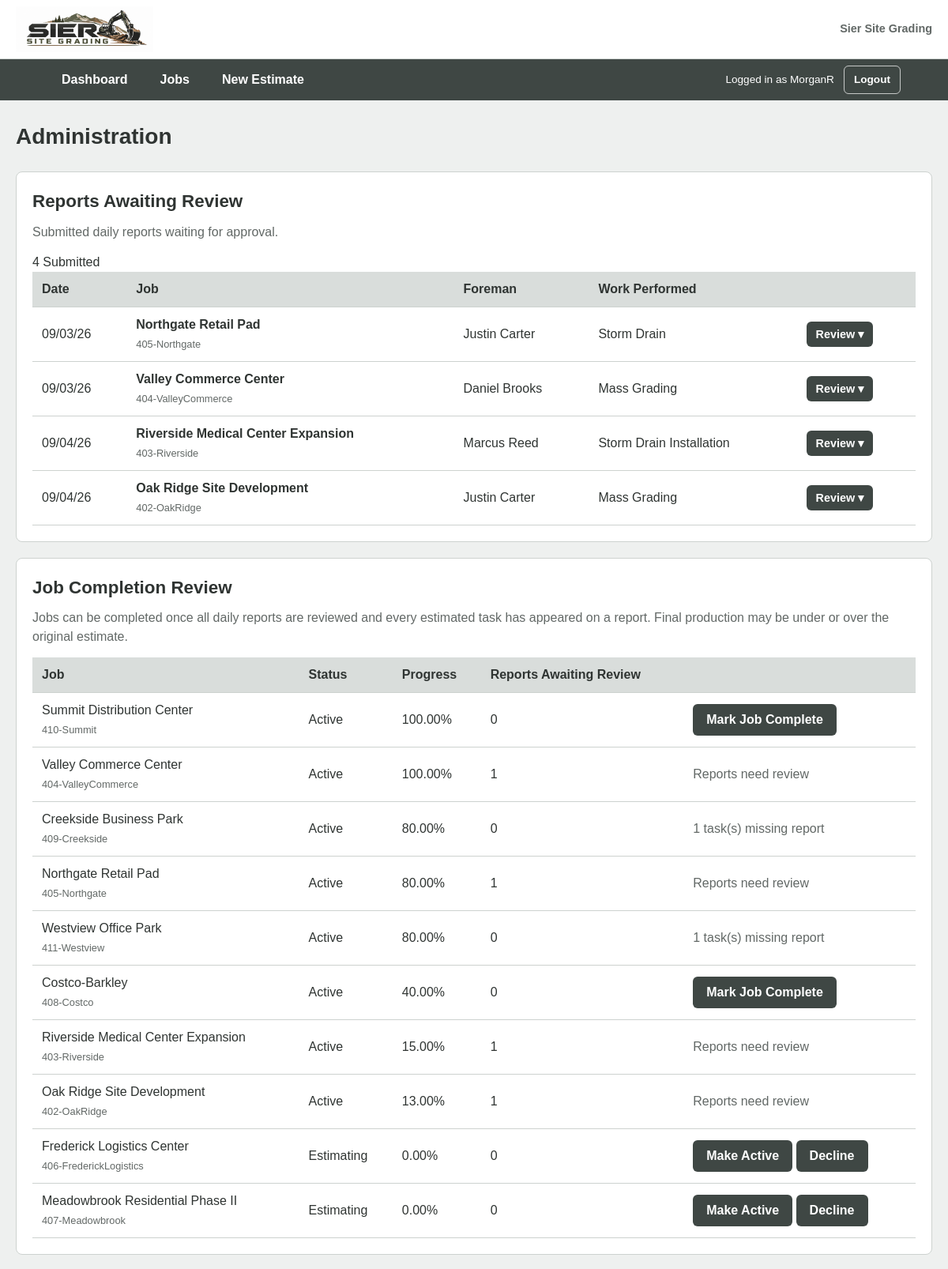
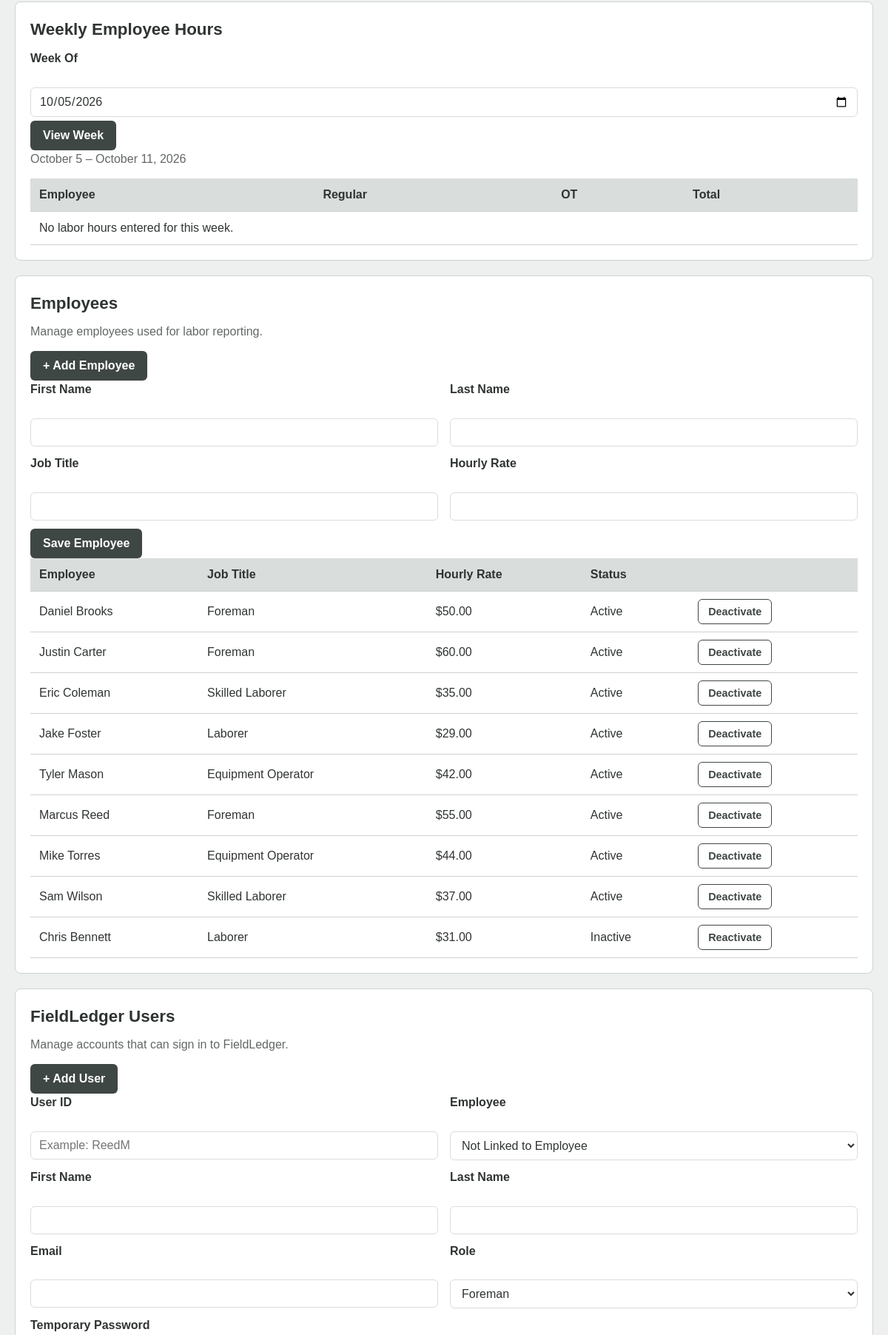
The app's page /Fieldledger/Views/admin.php (signed in, upper part) with its own data (2 pictures, top to bottom).
### tables this page shows
CREATE TABLE `daily_reports` (
  `report_id` int(11) NOT NULL COMMENT 'Unique Daily Report',
  `job_id` int(11) NOT NULL COMMENT 'Job worked that day',
  `foreman_id` int(11) NOT NULL COMMENT 'Foreman submitting report',
  `report_date` date NOT NULL COMMENT 'Date work occured',
  `weather` varchar(50) DEFAULT NULL COMMENT 'Basic weather conditions',
  `notes` text DEFAULT NULL COMMENT 'jobsite notes/issues',
  `status` varchar(20) NOT NULL DEFAULT 'In Progress',
  `reviewed_by` varchar(50) DEFAULT NULL,
  `reviewed_date` timestamp NULL DEFAULT NULL,
  `created_at` timestamp NOT NULL DEFAULT current_timestamp() COMMENT 'Submission timestamp'
);

CREATE TABLE `jobs` (
  `job_id` int(11) NOT NULL,
  `job_number` varchar(25) DEFAULT NULL,
  `job_name` varchar(100) NOT NULL,
  `customer_name` varchar(100) NOT NULL,
  `address` varchar(150) DEFAULT NULL,
  `city` varchar(75) DEFAULT NULL,
  `state` char(2) DEFAULT NULL,
  `zip_code` varchar(10) DEFAULT NULL,
  `scope_description` text DEFAULT NULL,
  `status` varchar(25) NOT NULL DEFAULT 'Estimating',
  `completed_date` date DEFAULT NULL,
  `contract_value` decimal(12,2) DEFAULT NULL
);

CREATE TABLE `employees` (
  `employee_id` int(11) NOT NULL,
  `first_name` varchar(50) NOT NULL,
  `last_name` varchar(50) NOT NULL,
  `job_title` varchar(50) DEFAULT NULL,
  `hourly_rate` decimal(10,2) DEFAULT NULL,
  `active` tinyint(1) NOT NULL DEFAULT 1
);

CREATE TABLE `estimates` (
  `estimate_id` int(11) NOT NULL,
  `job_id` int(11) NOT NULL,
  `start_date` date DEFAULT NULL COMMENT 'Planned Start',
  `estimated_end_date` date DEFAULT NULL COMMENT 'Planned Completion',
  `approval_status` varchar(25) NOT NULL DEFAULT 'Draft'
);

### Fieldledger/Views/admin.php (the view, shortened to what the rows shown need)
<?php
require_once '../Config/database.php';
$stmt = $conn->prepare("
    SELECT
        dr.report_id,
        dr.job_id,
        dr.report_date,
        dr.weather,
        dr.notes,
        dr.status,
        j.job_number,
        j.job_name,
        e.first_name AS foreman_first,
        e.last_name AS foreman_last
    FROM daily_reports dr
    JOIN jobs j
        ON dr.job_id = j.job_id
    LEFT JOIN employees e
        ON dr.foreman_id = e.employee_id
    WHERE dr.status = 'Submitted'
    ORDER BY dr.report_date
");
$stmt->execute();
$submitted_reports = $stmt->get_result();
$completion_jobs = [];
$job_result = $conn->query("SELECT
        j.job_id,
        j.job_number,
        j.job_name,
        j.status,
        e.estimate_id
    FROM jobs j
    LEFT JOIN estimates e
        ON e.estimate_id = (
            SELECT e2.estimate_id
            FROM estimates e2
            WHERE e2.job_id = j.job_id
            ORDER BY e2.estimate_id DESC
            LIMIT 1
        )
    WHERE j.status IN ('Active', 'Estimating')
    ORDER BY j.job_name");
while ($completion_job = $job_result->fetch_assoc()) {
    $completion_job['progress'] = 0;
    $completion_job['submitted_reports'] = 0;
    $completion_job['missing_tasks'] = 0;
    if (!empty($completion_job['estimate_id'])) {$stmt = $conn->prepare("
            SELECT
                jt.task_id,
                jt.estimated_production_qty,
                COALESCE(SUM(dte.production_qty), 0) AS actual_production_qty
            FROM job_tasks jt
            LEFT JOIN daily_task_entries dte
                ON jt.task_id = dte.task_id
            WHERE jt.estimate_id = ?
            GROUP BY
                jt.task_id,
                jt.estimated_production_qty");
        $stmt->bind_param("i",$completion_job['estimate_id']);
        $stmt->execute();
        $progress_result = $stmt->get_result();
        $progress_total = 0;
        $progress_tasks = 0;
        while ($task = $progress_result->fetch_assoc()) {$estimated_qty = (float) $task['estimated_production_qty'];
            if ($estimated_qty > 0) {$task_progress = ((float) $task['actual_production_qty']
                    / $estimated_qty) * 100;
                $progress_total += min($task_progress, 100);
                $progress_tasks++;
            }
        }
        if ($progress_tasks > 0) {$completion_job['progress'] = $progress_total / $progress_tasks;
        }
    }
    $stmt = $conn->prepare("
        SELECT COUNT(*) AS submitted_count
        FROM daily_reports
        WHERE job_id = ?
          AND status = 'Submitted'");
    $stmt->bind_param("i", $completion_job['job_id']);
    $stmt->execute();
    $completion_job['submitted_reports'] = (int) $stmt->get_result() ->fetch_assoc()['submitted_count'];
    if (!empty($completion_job['estimate_id'])) {
    $stmt = $conn->prepare("
        SELECT COUNT(*) AS missing_tasks
        FROM job_tasks jt
        WHERE jt.estimate_id = ?
        AND NOT EXISTS (
            SELECT 1
            FROM daily_task_entries dte
            JOIN daily_reports dr ON dte.report_id = dr.report_id
            WHERE dte.task_id = jt.task_id AND dr.job_id = ?)
    ");
    $stmt->bind_param("ii", $completion_job['estimate_id'], $completion_job['job_id']);
    $stmt->execute();
    $completion_job['missing_tasks'] = (int) $stmt->get_result()->fetch_assoc()['missing_tasks'];}
    $completion_jobs[] = $completion_job;}
    usort($completion_jobs, function($a, $b) {return $b['progress'] <=> $a['progress'];});
$employees = $conn->query("
    SELECT *
    FROM employees
    ORDER BY active DESC, last_name, first_name
");
?>
<!DOCTYPE html>
<html lang="en">
<head>
    <link rel="stylesheet" href="../Assets/styles.css">
</head>
<body>
<main>
    <h2>Administration</h2>
    <section class="panel">
        <?php if ($submitted_reports->num_rows > 0): ?>
            <div class="admin-table-wrapper">
                <table>
                    <thead>
                        <tr>
                            <th>Date</th>
                            <th>Job</th>
                            <th>Foreman</th>
                            <th>Work Performed</th>
                            <th></th>
                        </tr>
                    </thead>
                    <tbody>
                    <?php while ($report = $submitted_reports->fetch_assoc()): ?>
                        <?php
                        $report_id = $report['report_id'];
                        $task_stmt = $conn->prepare("
                            SELECT jt.task_name
                            FROM daily_task_entries dte
                            JOIN job_tasks jt
                                ON dte.task_id = jt.task_id
                            WHERE dte.report_id = ?
                            ORDER BY jt.task_name
                        ");
                        $task_stmt->bind_param("i", $report_id);
                        $task_stmt->execute();
                        $task_result = $task_stmt->get_result();
                        $task_names = [];
                        while ($task = $task_result->fetch_assoc()) {
                            $task_names[] = $task['task_name'];
                        }
                        $work_summary = $task_names
                            ? implode(', ', $task_names)
                            : 'No task activity entered';
                        ?>
                        <tr>
                            <td>
                                <?php echo date(
                                    'm/d/y',
                                    strtotime($report['report_date'])
                                ); ?>
                            </td>
                            <td>
                                <strong>
                                    <?php echo htmlspecialchars($report['job_name']); ?>
                                </strong>
                                <br>
                                <small>
                                    <?php echo htmlspecialchars($report['job_number']); ?>
                                </small>
                            </td>
                            <td>
                                <?php echo htmlspecialchars(
                                    trim(
                                        $report['foreman_first'] . ' ' .
                                        $report['foreman_last']
                                    )
                                ); ?>
                            </td>
                            <td>
                                <?php echo htmlspecialchars($work_summary); ?>
                            </td>
                            <td>
                                <button
                                    type="button"
                                    class="table-button admin-report-toggle"
                                    data-report="<?php echo $report_id; ?>"
                                >
                                    Review ▾
                                </button>
                            </td>
                        </tr>
                    <?php endwhile; ?>
                    </tbody>
                </table>
            </div>
        <?php else: ?>
            <p class="empty-message">
                No reports are waiting for review.
            </p>
        <?php endif; ?>
    </section>
<section class="panel">
    <div class="admin-table-wrapper"><table>
        <thead><tr><th>Job</th><th>Status</th><th>Progress</th><th>Reports Awaiting Review</th><th></th></tr></thead>
        <tbody>
        <?php foreach ($completion_jobs as $completion_job): ?>
            <tr>
                <td><?php echo htmlspecialchars($completion_job['job_name']); ?><br><small><?php echo htmlspecialchars($completion_job['job_number']); ?></small></td>
                <td><?php echo htmlspecialchars($completion_job['status']); ?></td>
                <td><?php echo number_format($completion_job['progress'], 2); ?>%</td>
                <td><?php echo $completion_job['submitted_reports']; ?></td>
                <td>
                    <?php if ($completion_job['status'] === 'Estimating'): ?>
                        <form method="POST" style="display:inline;"><input type="hidden" name="job_id" value="<?php echo $completion_job['job_id']; ?>"><button type="submit" name="activate_job">Make Active</button></form>
                        <form method="POST" style="display:inline;" onsubmit="return confirm('Decline this job?');"><button type="submit" name="decline_job">Decline</button></form>
                    <?php elseif (empty($completion_job['estimate_id'])): ?><span class="section-help">Estimate required</span>
                    <?php elseif ($completion_job['submitted_reports'] > 0): ?><span class="section-help">Reports need review</span>
                    <?php elseif ($completion_job['missing_tasks'] > 0): ?><span class="section-help"><?php echo $completion_job['missing_tasks']; ?> task(s) missing report</span>
                    <?php else: ?><form method="POST" style="display:inline;" onsubmit="return confirm('Mark this job complete?');"><button type="submit" name="complete_job">Mark Job Complete</button></form>
                    <?php endif; ?>
                </td>
            </tr>
        <?php endforeach; ?>
        </tbody>
    </table></div>
</section>
    <section class="panel">
        <div class="admin-table-wrapper">
            <table>
                <thead>
                    <tr>
                        <th>Employee</th>
                        <th>Regular</th>
                        <th>OT</th>
                        <th>Total</th>
                    </tr>
                </thead>
            </table>
        </div>
    </section>
    <section class="panel">
        <div class="admin-table-wrapper">
            <table>
                <thead>
                    <tr>
                        <th>Employee</th>
                        <th>Job Title</th>
                        <th>Hourly Rate</th>
                        <th>Status</th>
                        <th></th>
                    </tr>
                </thead>
                <tbody>
                <?php while ($employee = $employees->fetch_assoc()): ?>
                    <tr>
                        <td>
                            <?php echo htmlspecialchars(
                                $employee['first_name'] . ' ' .
                                $employee['last_name']
                            ); ?>
                        </td>
                        <td>
                            <?php echo htmlspecialchars(
                                $employee['job_title'] ?? ''
                            ); ?>
                        </td>
                        <td>
                            <?php
                            echo $employee['hourly_rate'] !== null
                                ? '$' . number_format($employee['hourly_rate'], 2)
                                : '—';
                            ?>
                        </td>
                        <td>
                            <?php echo $employee['active']
                                ? 'Active'
                                : 'Inactive'; ?>
                        </td>
                        <td>
                            <form method="POST">
                                <button
                                    type="submit"
                                    name="toggle_employee"
                                    class="secondary-button"
                                >
                                    <?php echo $employee['active']
                                        ? 'Deactivate'
                                        : 'Reactivate'; ?>
                                </button>
                            </form>
                        </td>
                    </tr>
                <?php endwhile; ?>
                </tbody>
            </table>
        </div>
    </section>
</main>
</body>
</html>

### records on screen
daily_reports: report_date "09/03/26", job.job_name "Northgate Retail Pad", job.job_number "405-Northgate", foreman.last_name "Justin Carter", work_summary "Storm Drain"
daily_reports: report_date "09/03/26", job.job_name "Valley Commerce Center", job.job_number "404-ValleyCommerce", foreman.last_name "Daniel Brooks", work_summary "Mass Grading"
daily_reports: report_date "09/04/26", job.job_name "Riverside Medical Center Expansion", job.job_number "403-Riverside", foreman.last_name "Marcus Reed", work_summary "Storm Drain Installation"
daily_reports: report_date "09/04/26", job.job_name "Oak Ridge Site Development", job.job_number "402-OakRidge", foreman.last_name "Justin Carter", work_summary "Mass Grading"
estimates: job.job_name "Summit Distribution Center", job.job_number "410-Summit", job.status "Active", progress "100.00", submitted_reports "0"
estimates: job.job_name "Valley Commerce Center", job.job_number "404-ValleyCommerce", job.status "Active", progress "100.00", submitted_reports "1", shows "Reports need review"
estimates: job.job_name "Creekside Business Park", job.job_number "409-Creekside", job.status "Active", progress "80.00", submitted_reports "0", missing_tasks "1"
estimates: job.job_name "Northgate Retail Pad", job.job_number "405-Northgate", job.status "Active", progress "80.00", submitted_reports "1", shows "Reports need review"
estimates: job.job_name "Westview Office Park", job.job_number "411-Westview", job.status "Active", progress "80.00", submitted_reports "0", missing_tasks "1"
estimates: job.job_name "Costco-Barkley", job.job_number "408-Costco", job.status "Active", progress "40.00", submitted_reports "0"
estimates: job.job_name "Riverside Medical Center Expansion", job.job_number "403-Riverside", job.status "Active", progress "15.00", submitted_reports "1", shows "Reports need review"
estimates: job.job_name "Oak Ridge Site Development", job.job_number "402-OakRidge", job.status "Active", progress "13.00", submitted_reports "1", shows "Reports need review"
estimates: job.job_name "Frederick Logistics Center", job.job_number "406-FrederickLogistics", job.status "Estimating", progress "0.00", submitted_reports "0"
estimates: job.job_name "Meadowbrook Residential Phase II", job.job_number "407-Meadowbrook", job.status "Estimating", progress "0.00", submitted_reports "0"
employees: first_name+last_name "Daniel Brooks", job_title "Foreman", hourly_rate "50.00", active "Active"
employees: first_name+last_name "Justin Carter", job_title "Foreman", hourly_rate "60.00", active "Active"
employees: first_name+last_name "Eric Coleman", job_title "Skilled Laborer", hourly_rate "35.00", active "Active"
employees: first_name+last_name "Jake Foster", job_title "Laborer", hourly_rate "29.00", active "Active"
employees: first_name+last_name "Tyler Mason", job_title "Equipment Operator", hourly_rate "42.00", active "Active"
employees: first_name+last_name "Marcus Reed", job_title "Foreman", hourly_rate "55.00", active "Active"
employees: first_name+last_name "Mike Torres", job_title "Equipment Operator", hourly_rate "44.00", active "Active"
employees: first_name+last_name "Sam Wilson", job_title "Skilled Laborer", hourly_rate "37.00", active "Active"
employees: first_name+last_name "Chris Bennett", job_title "Laborer", hourly_rate "31.00", active "Inactive"

### other values on screen
$_SESSION['user_id'] "MorganR"
$submitted_reports->num_rows "4"
